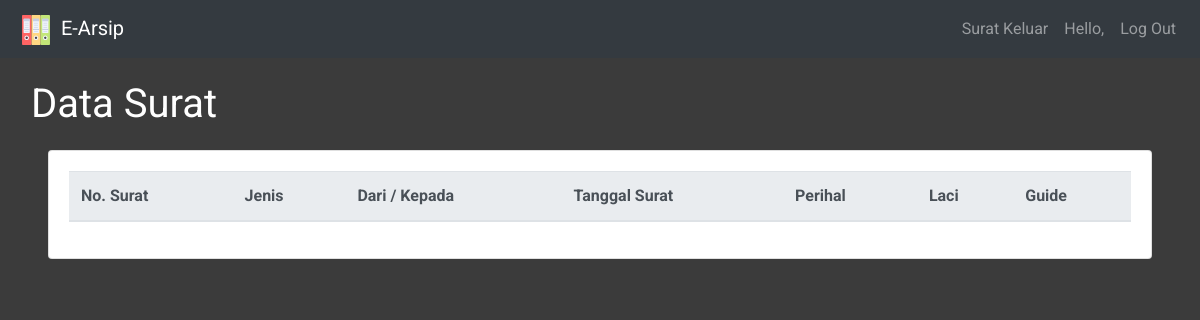
The page /p_data_surat.php on the database as committed earlier.
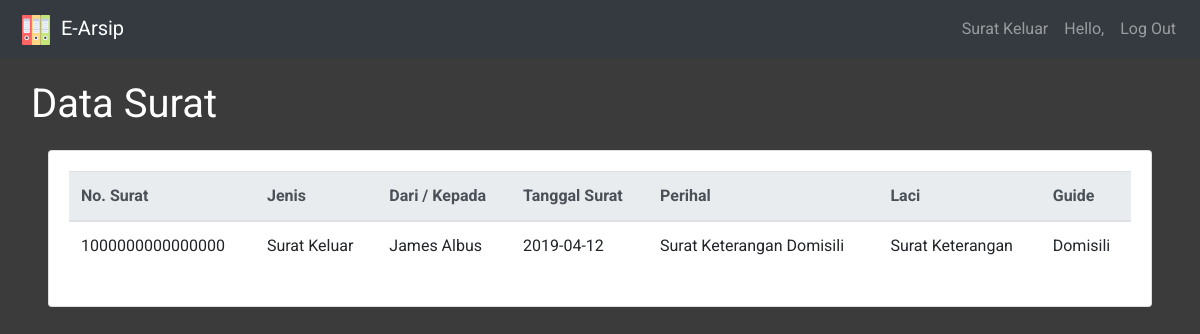
The same page on the database as committed later.
### tables this page shows
CREATE TABLE IF NOT EXISTS `arsip_surat` (
  `jenis` varchar(25) NOT NULL,
  `no_surat` bigint(16) NOT NULL,
  `dari_kpd` varchar(50) NOT NULL,
  `tanggal_surat` date NOT NULL,
  `perihal` varchar(30) NOT NULL,
  `laci` varchar(20) NOT NULL,
  `guide` varchar(30) NOT NULL
);

### p_data_surat.php (the view, shortened to what this page needs)
<?php
  include_once 'connection.php';
  $sql = "SELECT * FROM arsip_surat";
  $result = $conn->query($sql);
?>
<!DOCTYPE html>
<html>
<head>
  <link rel="stylesheet" href="node_modules/bootstrap/dist/css/bootstrap.min.css">
  <link rel="stylesheet" href="assets/css/infinite.css">
</head>
<body>
  <nav class="navbar navbar-expand-lg navbar-dark bg-dark">
      <a class="navbar-brand" href="#">
        <img src="assets/img/office-material.svg" width="40" height="30" alt="">
        E-Arsip
      </a>
      <div class="collapse navbar-collapse" id="navbarSupportedContent">
        <ul class="navbar-nav ml-auto">
          <li class="nav-item">
            <a class="nav-link" href="p_s_keluar.php">Surat Keluar</a>
          </li>
          <li class="nav-item">
            <a class="nav-link">Hello, <?=$_SESSION['user']?></a>
          </li>
          <li class="nav-item">
            <a class="nav-link" href="logout.php">Log Out</a>
          </li>
        </ul>
      </div>
    </nav>
    <div class="container-fluid bckgrnd">
       <div class="row">
        <div class="col-sm-12">
          <div class="judul m-3">Data Surat</div>
        </div>
        <div class="col-sm-12 px-5">
          <div class="card">
            <div class="card-body">
              <div class="table-responsive-lg">
                <table class="table">
                  <thead class="thead-light">
                    <tr>
                      <th scope="col">No. Surat</th>
                      <th scope="col">Jenis</th>
                      <th scope="col">Dari / Kepada</th>
                      <th scope="col">Tanggal Surat</th>
                      <th scope="col">Perihal</th>
                      <th scope="col">Laci</th>
                      <th scope="col">Guide</th>
                    </tr>
                  </thead>
                  <tbody>
                    <?php
                      while ($row = $result->fetch_assoc()) {
                    ?>
                        <tr>
                          <td>
                            <?= $row['no_surat'] ?>
                          </td>
                          <td>
                            <?= $row['jenis'] ?>
                          </td>
                          <td>
                            <?= $row['dari_kpd'] ?>
                          </td>
                          <td>
                            <?= $row['tanggal_surat'] ?>
                          </td>
                          <td>
                            <?= $row['perihal'] ?>
                          </td>
                          <td>
                            <?= $row['laci'] ?>
                          </td>
                          <td>
                            <?= $row['guide'] ?>
                          </td>
                        </tr>
                      <?php } ?>
                  </tbody>
                </table>
              </div>
            </div>
          </div>
        </div>
      </div>
    </div>
  </body>
</html>

### assets/css/infinite.css (style rules this page uses)
body { font-family: 'Roboto', sans-serif; }
.bckgrnd { background-color: #3B3B3B; height: 91vh; }
.judul { font-size: 40px; color: #FFF; }

Rows that differ between the two databases and show on the page:
added arsip_surat: no_surat "1000000000000000", jenis "Surat Keluar", dari_kpd "James Albus", tanggal_surat "2019-04-12", perihal "Surat Keterangan Domisili", laci "Surat Keterangan", guide "Domisili"
